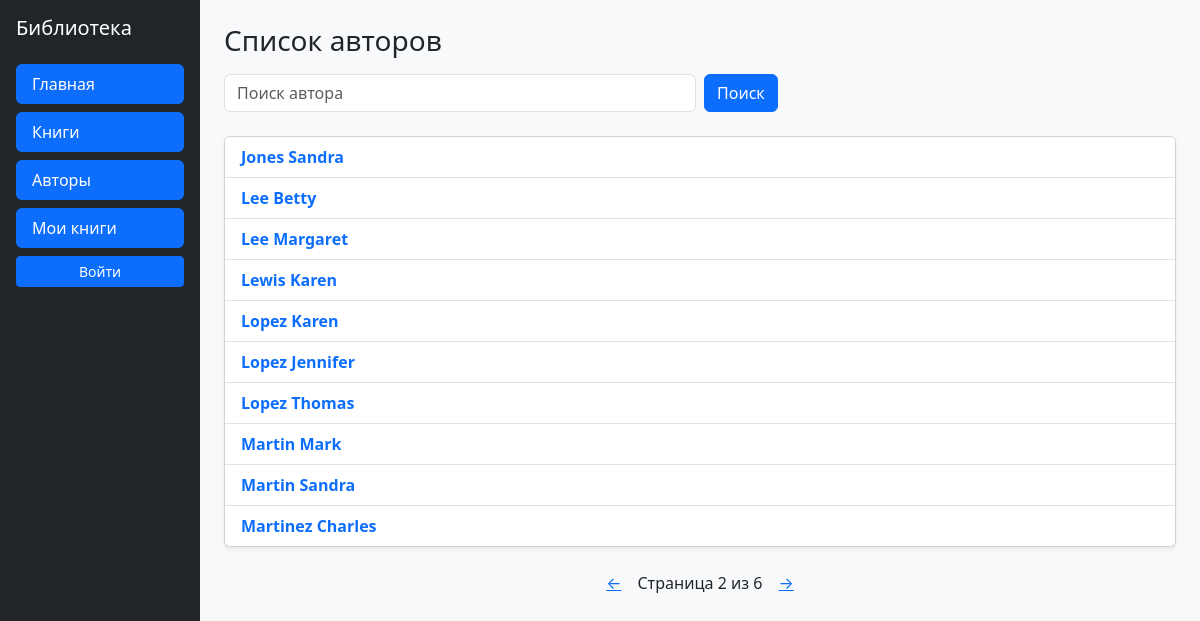
The page /catalog/authors/?page=2 on the database its author committed.
### catalog/models.py (models this page shows, shortened)
class Author(models.Model):
    first_name = models.CharField(max_length=100)
    last_name = models.CharField(max_length=100)
    date_of_birth = models.DateField(null=True, blank=True)
    date_of_death = models.DateField('Died', null=True, blank=True)
    def get_absolute_url(self):
        return reverse('author_detail', kwargs={'pk':self.pk})
    class Meta:
        ordering = ['last_name']

### catalog/views.py (the view, shortened to what this page needs)
# urls.py: path('authors/', views.AuthorListView.as_view(), name='authors'),
class AuthorListView(generic.ListView):
    model = Author
    paginate_by = 10
    template_name = 'catalog/author_list.html'
    context_object_name = 'author_lst'
    def get_queryset(self):
        queryset = Author.objects.all()
        q = self.request.GET.get('q', '').strip()
        return queryset

### catalog/templates/catalog/author_list.html (shortened to what this page needs)
{% extends 'catalog/base.html' %}
{% block content %}
<div class="mb-4">
  <h1 class="h3 mb-3">Список авторов</h1>
  <form method="get" action="{% url 'authors' %}" class="row g-2">
    <div class="col-md-6">
      <input
        type="text"
        name="q"
        value="{{ request.GET.q }}"
        class="form-control"
        placeholder="Поиск автора">
    </div>
    <div class="col-md-2">
      <button type="submit" class="btn btn-primary">
        Поиск
      </button>
    </div>
  </form>
</div>
{% if author_lst %}
  <div class="card shadow-sm">
    <ul class="list-group list-group-flush">
      {% for author in author_lst %}
        <li class="list-group-item d-flex justify-content-between align-items-center">
          <a href="{{ author.get_absolute_url }}"
             class="fw-semibold text-decoration-none">
            {{ author.last_name }} {{ author.first_name }}
          </a>
        </li>
      {% endfor %}
    </ul>
  </div>
{% else %}
  <div class="alert alert-secondary">
    Данные об авторах отсутствуют
  </div>
{% endif %}
{% endblock %}

### rows shown on the page
Author: last_name "Jones", first_name "Sandra"
Author: last_name "Lee", first_name "Betty"
Author: last_name "Lee", first_name "Margaret"
Author: last_name "Lewis", first_name "Karen"
Author: last_name "Lopez", first_name "Karen"
Author: last_name "Lopez", first_name "Jennifer"
Author: last_name "Lopez", first_name "Thomas"
Author: last_name "Martin", first_name "Mark"
Author: last_name "Martin", first_name "Sandra"
Author: last_name "Martinez", first_name "Charles"

### other values the page prints
{{ page_obj.number }} "2"
{{ page_obj.paginator.num_pages }} "6"
